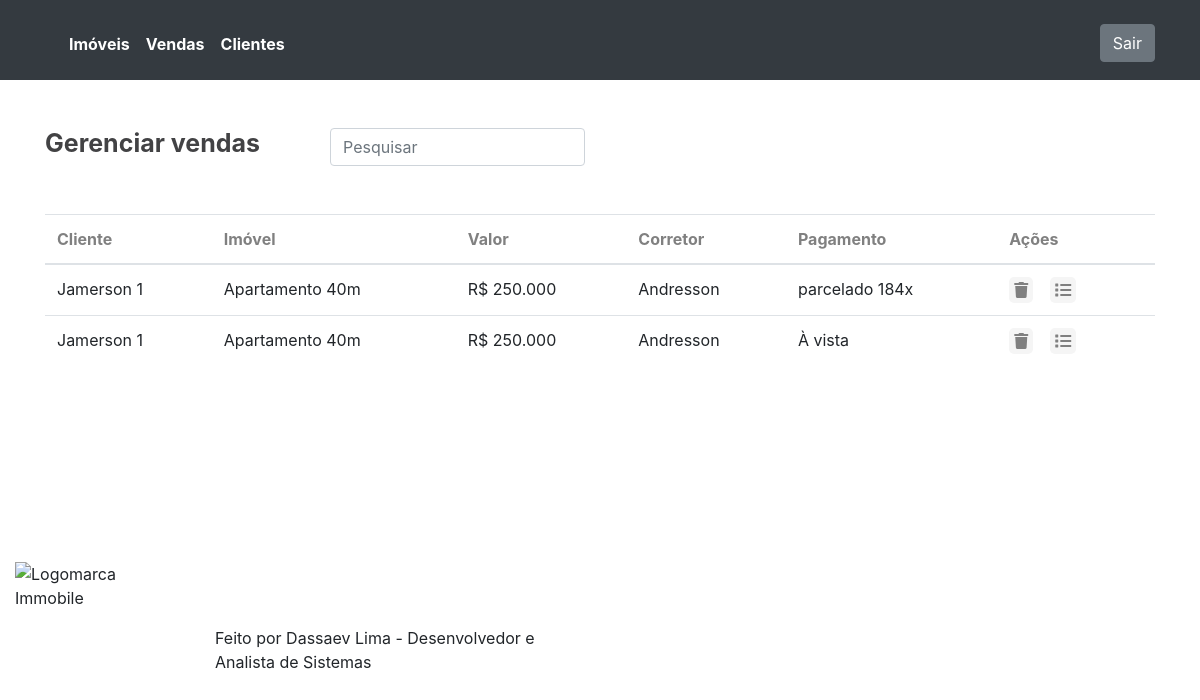
/vendas/ (signed in), run on an earlier commit of the app's database.
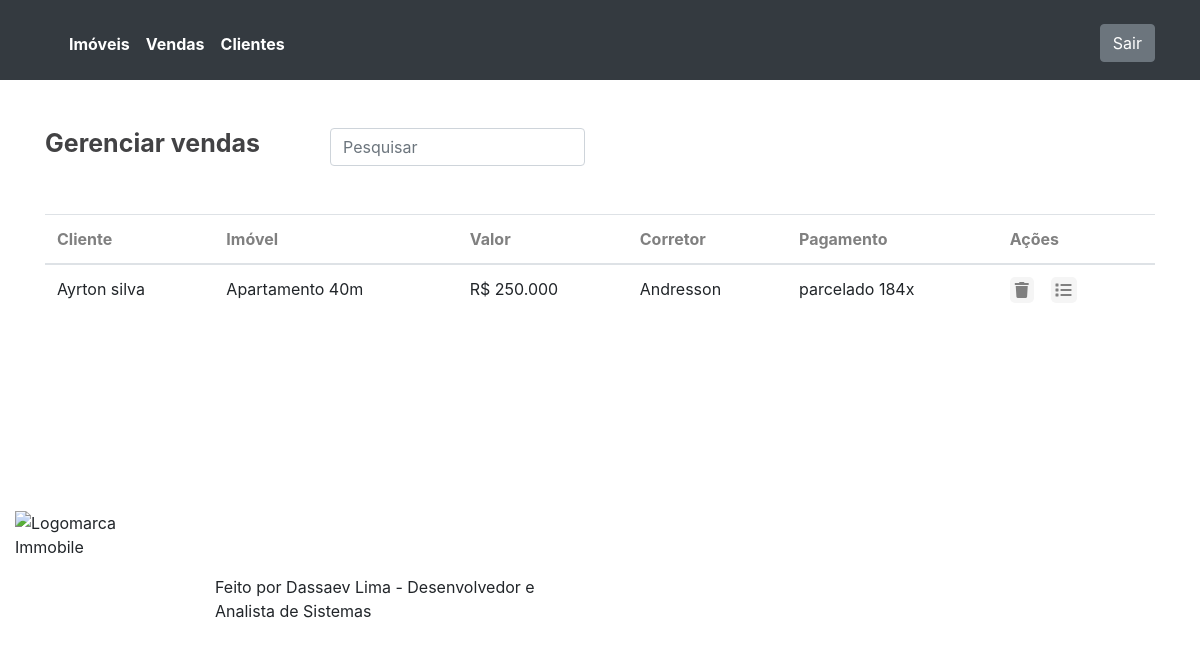
And on a later commit of the database.
### core/models.py (models this page shows, shortened)
class Venda(models.Model):
    id_cliente = models.ForeignKey(Cliente, on_delete=models.CASCADE)
    id_corretor = models.ForeignKey(Corretor, on_delete=models.CASCADE)
    id_imovel = models.ForeignKey(Imovel, on_delete=models.CASCADE)
    id_pagamento = models.ForeignKey(Pagamento, on_delete=models.CASCADE)
    data = models.DateTimeField()
    class Meta:
        db_table = 'venda'

class Cliente(models.Model):
    nome = models.CharField(max_length=255)
    cpf = models.CharField(max_length=255)
    email = models.CharField(max_length=255)
    telefone = models.CharField(max_length=255)
    data_entrada = models.DateTimeField(auto_now=True)
    class Meta:
        db_table = 'cliente'

class Imovel(models.Model):
    tipo = models.CharField(max_length=255)
    valor = models.CharField(max_length=255)
    endereco = models.CharField(max_length=255)
    comissao = models.IntegerField(default=5)
    descricao = models.CharField(max_length=255)
    informacoes = models.TextField(blank=True,null=True)
    status = models.CharField(max_length=255,default='à venda')
    class Meta:
        db_table = 'imovel'

class Corretor(models.Model):
    nome = models.CharField(max_length=255)
    senha = models.CharField(max_length=255)
    class Meta:
        db_table = 'corretor'

class Pagamento(models.Model):
    opcao = models.CharField(max_length=255)
    class Meta:
        db_table = 'pagamento'

### core/views.py (the view)
# urls.py: path('vendas/',views.lista_vendas),
@login_required(login_url='/login/')
def lista_vendas(request):
    lista_de_vendas = Venda.objects.all()
    vendas = {
        'vendas':lista_de_vendas
    }
    return render(request, 'vendas.html', vendas)

### templates/vendas.html
{% extends "estrutura.html" %}
    {% block content %}
    <main class="pt-5">
        <div class="container">
            <div class=" row">
                <div class="col-md-3">
                    <h1>Gerenciar vendas</h1>
                </div>
                <div class="col-md-3">
                    <input type="text" placeholder="Pesquisar" class="form-control">
                </div>
                <div class="col-3">
                </div>
            </div>
        </div>
        <div class="container pt-5">
            <table class="table">
                <thead>
                    <tr>
                        <th scope="col">Cliente</th>
                        <th scope="col">Imóvel</th>
                        <th scope="col">Valor</th>
                        <th scope="col">Corretor</th>
                        <th scope="col">Pagamento</th>
                        <th scope="col">Ações</th>
                    </tr>
                </thead>
                <tbody>
                    {% for venda in vendas %}
                    <tr>
                        <td>{{ venda.id_cliente.nome}}</td>
                        <td>{{ venda.id_imovel.descricao}}</td>
                        <td>R$ {{ venda.id_imovel.valor}}</td>
                        <td>{{ venda.id_corretor.nome}}</td>
                        <td>{{ venda.id_pagamento.opcao}}</td>
                        <td>
                            <div class="row">
                                <div class="col-3">
                                    <a href="/vendas/delete/{{ venda.id }}/">
                                <i class="fa fa-trash" style="color:grey;background-color:whitesmoke; padding:5px;border-radius:5px"></i>
                            </a>
                                </div>
                                <div class="col-3">
                                    <a href="/vendas/extrato/{{ venda.id }}/">
                                <i class="fa fa-list" style="color:grey;background-color:whitesmoke; padding:5px;border-radius:5px"></i>
                            </a>
                                </div>
                            </div>
                        </td>
                    </tr>
                 {% endfor %}
                </tbody>
            </table>
        </div>
    </main>
    {% endblock %}

### templates/estrutura.html (shortened to what this page needs)
<!DOCTYPE html>
<html lang="pt-br">
<head>
    <link rel="stylesheet" href="https://pro.fontawesome.com/releases/v5.10.0/css/all.css"/>
    <link rel="stylesheet" href="https://cdn.jsdelivr.net/npm/bootstrap@4.6.0/dist/css/bootstrap.min.css"
>
</head>
<body>
{% include "header.html" %}
{% block content %} {% endblock %}
{% include "footer.html" %}
</body>
</html>

### templates/header.html (shortened to what this page needs)
<header class="bg-dark">
    <div class="container">
            <div class="row text-center">
                <div class="col-10">
                    <nav class="navbar navbar-expand-lg navbar-light  pt-3 pb-3">
                      <div class="collapse navbar-collapse" id="navbarSupportedContent">
                        <ul class="navbar-nav mr-auto pt-2">
                          <li class="nav-item active">
                            <a class="nav-link" href="/imoveis/" style="color:white;font-weight:bold">Imóveis <span class="sr-only">(current)</span></a>
                          </li>
                          <li class="nav-item">
                            <a class="nav-link" href="/vendas/" style="color:white;font-weight:bold">Vendas</a>
                          </li>
                          <li class="nav-item">
                            <a class="nav-link" href="/clientes/" style="color:white;font-weight:bold">Clientes</a>
                          </li>
                        </ul>
                      </div>
                    </nav>
                </div>
                <div class="col-2">
                    <div class="">
                        <br>
                        <div align="right">
                            <a href="/logout">
                                <button type="button"class="btn btn-secondary">Sair</button>
                            </a>
                        </div>
                    </div>
                </div>
            </div>
        </div>
    </header>

### templates/footer.html
<footer style="padding-top:180px;">
    <div class="container-fluid">
        <div class="row">
            <div class="col-2">
                <img src="https://user-images.githubusercontent.com/48656494/123637435-661b7680-d7f4-11eb-9d00-36b9a02dcd2e.png"
                alt="Logomarca Immobile" width="250px" height="150px">
            </div>
            <div class="col-4 pt-5 mt-3">
                <p class="">Feito por Dassaev Lima - Desenvolvedor e Analista de Sistemas</p>
            </div>
        </div>
    </div>
</footer>

### templates/estrutura.html (style rules this page uses)
h1 { font-size: 25px; font-weight: bold; color:#424244 }
th { color:grey }

What changed in the data, as far as the page shows it:
removed Venda: id_cliente.nome "Jamerson 1", id_imovel.descricao "Apartamento 40m", id_imovel.valor "250.000", id_corretor.nome "Andresson", id_pagamento.opcao "parcelado 184x"
removed Venda: id_cliente.nome "Jamerson 1", id_imovel.descricao "Apartamento 40m", id_imovel.valor "250.000", id_corretor.nome "Andresson", id_pagamento.opcao "À vista"
added Venda: id_cliente.nome "Ayrton silva", id_imovel.descricao "Apartamento 40m", id_imovel.valor "250.000", id_corretor.nome "Andresson", id_pagamento.opcao "parcelado 184x"
